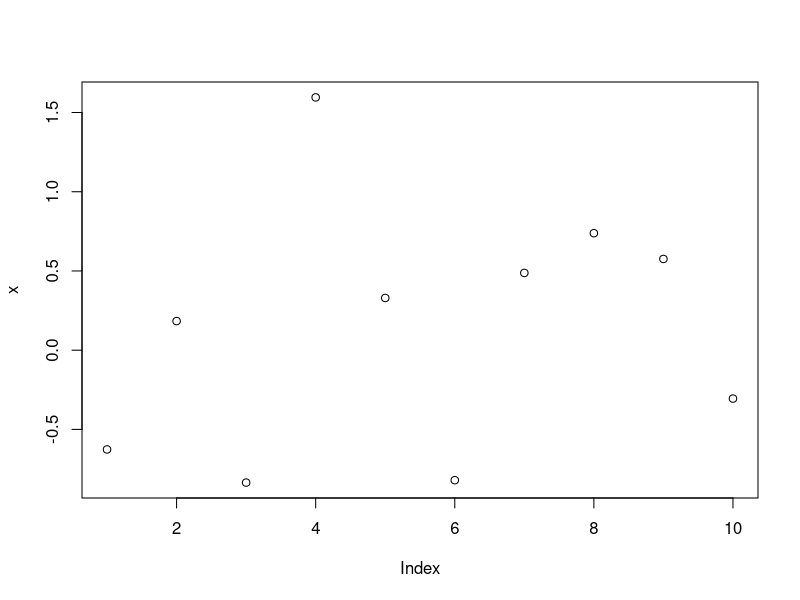
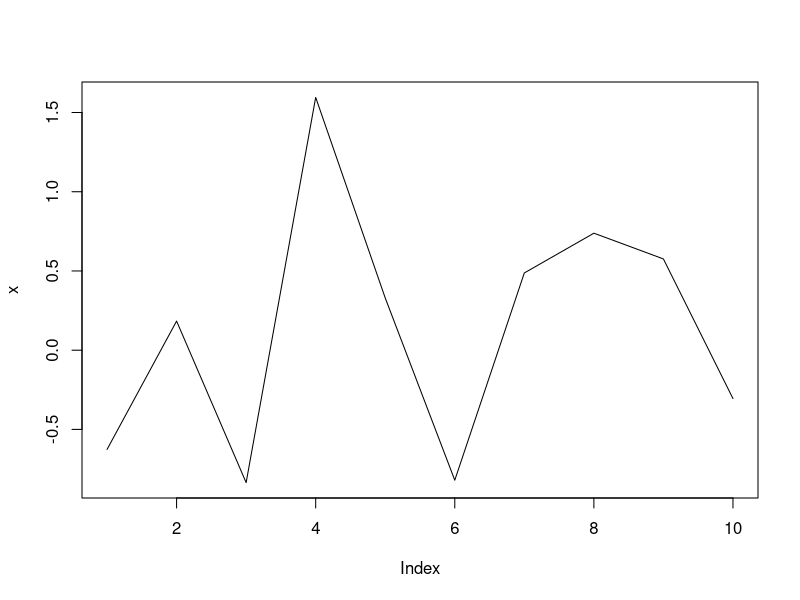
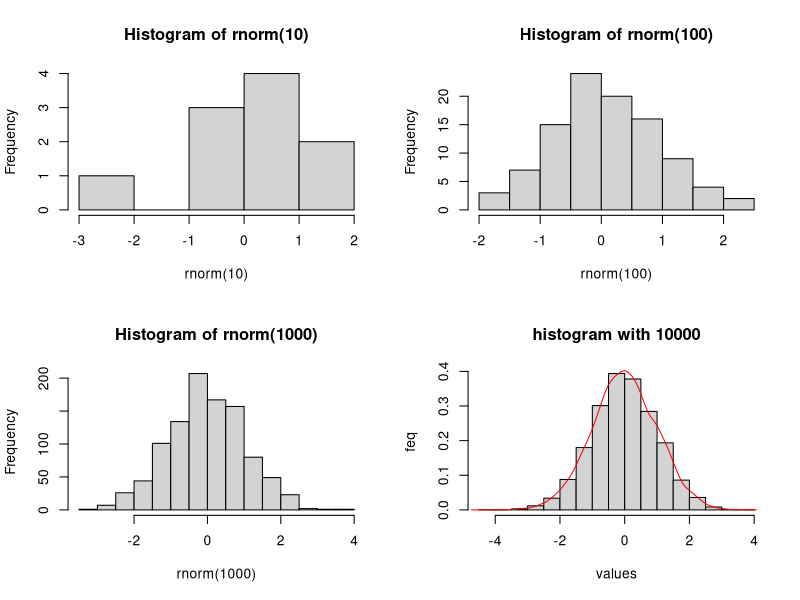
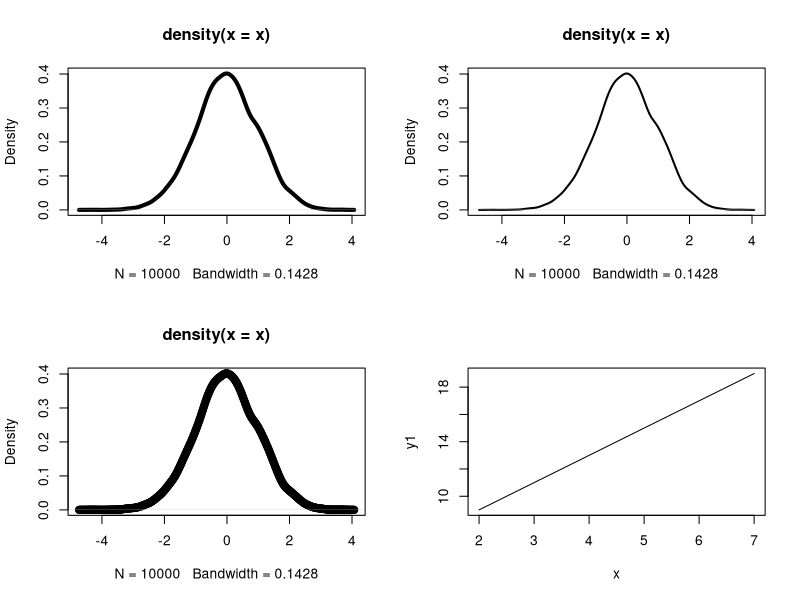
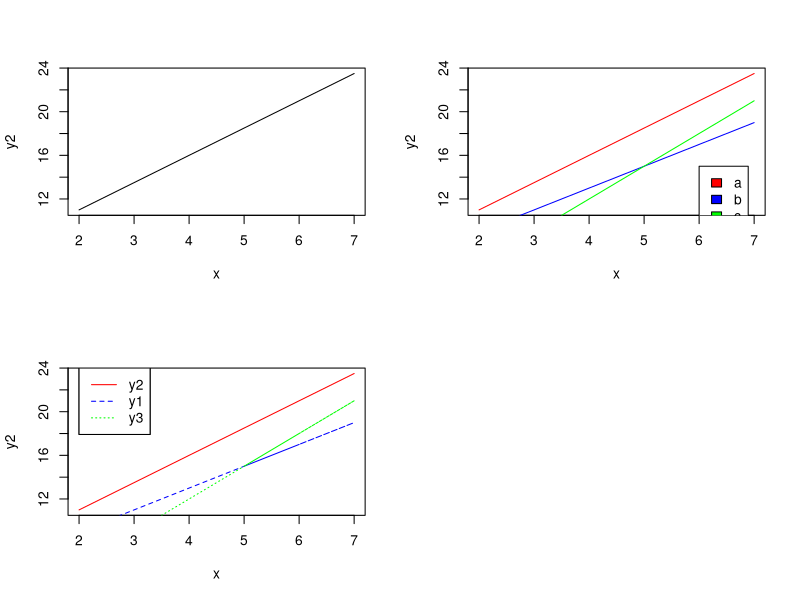

These figures' R source, in order:

# d for density, p for pdf, q for quantile function, r for simulation random deviates.

a= rnorm(10)
a
b= pnorm(5,4,2)-pnorm(2,2,1)
b

pnorm(1.96)
pnorm(4.96)
pnorm(-1.96)


qnorm(0.025)
qnorm(0.05)
rnorm(10,0,1)

set.seed(1) #1 any number, 1,3,4,6,......
x=rnorm(10)
x

round(1.23233,2)


plot(x)
plot(x,type= "l")

par(mfrow=c(2,2))
hist(rnorm(10))
hist(rnorm(100))
hist(rnorm(1000))
x=rnorm(10000)
hist(x,main="histogram with 10000",xlab="values",ylab="feq",freq= F)
lines(density(x),col="red")


plot(density(x),lwd=4)
plot(density(x),lwd=2,pch=23)
plot(density(x),lwd=2,pch=1,type="o")

?pch

x=c(2,4,5,6,6,5,7,6,6,7)
y=c(4,4,5,6,5,5,4,4,5,4) #not reletion
y1= 2*x+5
y2= 2.5*x+6
y3= 3*x
plot(x,y1,type="l")

plot(x,y2,type="l")
lines(x,y,type="l")

plot(x,y2,type="l",col="red")
lines(x,y1,type="l",col="blue")
lines(x,y3,type="l",col="green")
legend(6,15,c("a","b","c"),fill=c("red","blue","green"))


plot(x,y2,type="l",lty = 1,col="red")
lines(x,y1,lty=2,col="blue")
lines(x,y3,lty=3,col="green")
#legend(6,15,c("a","b","c"),col=c("red","blue","green"),lty=c(1,2,3))
legend(2,24,c("y2","y1","y3"),col=c("red","blue","green"),lty=c(1,2,3))
legend(2,24,c("y2","y1","y3"),col=c("red","blue","green"),lty=c(1,2,3))




















